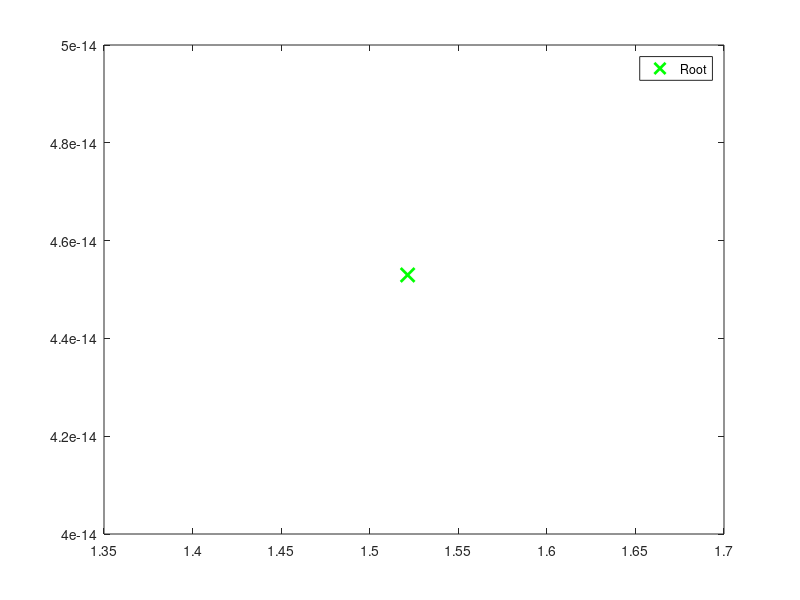

Here is the MATLAB script that generated this plot:
f = @(x) x^3 - x - 2;
df = @(x) 3*x^2 - 1;  % Corrected typo here

% Initial guess and parameters
x0 = 1.5;
tol = 1e-6;
max_iter = 100;
iteration = 0;

% Newton-Raphson Method Iterations
for i = 1:max_iter
    iteration = iteration + 1;
    x1 = x0 - (f(x0) / df(x0));
    
    % Display iteration information
    disp(['Iteration ', num2str(iteration), ': x = ', num2str(x1)]);
    
    % Check for convergence
    if abs(x1 - x0) < tol
        break;
    end
    
    % Update x0 for the next iteration
    x0 = x1;
end

root = x1;
disp(['Final Root (Newton-Raphson): ', num2str(root)]);

% Highlight the root on the plot
plot(root, f(root), 'gx', 'MarkerSize', 10, 'LineWidth', 2, 'DisplayName', 'Root');
legend show; % Show legend with all iterations

hold off;
